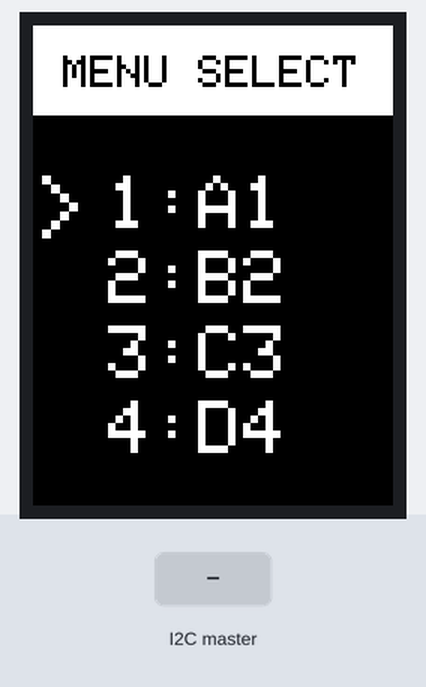
The sketch below on a simulated Arduino Uno, built for the host (arithmetic inside an expression is 32-bit, double 64-bit). Parts: 240×320 colour display. The inputs (shaded band) are chosen by the test bench. What the sketch prints to the serial monitor is not drawn.

Above: at 1.32 s.
1.5 s: the I2C master sends the byte 5
At 1.68 s:
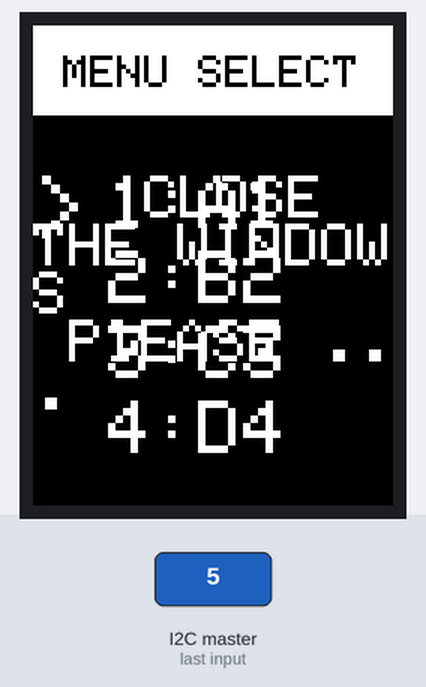
At 2.16 s:
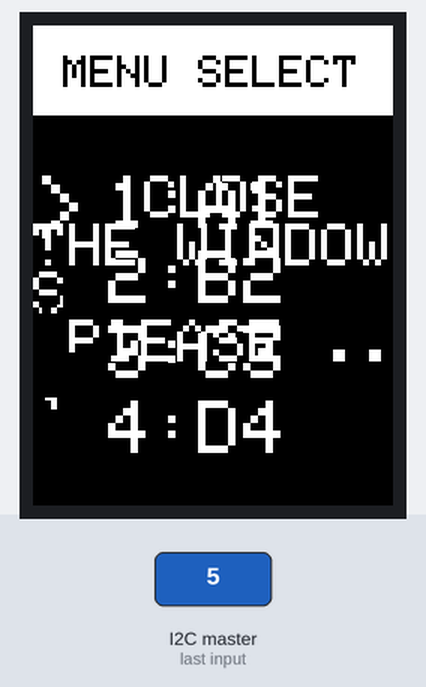

Measured:
- after the input at 1.5 s, the display: first changes after 0.07 s (image 1 shows a later state)

The sketch:

tft_slave.ino
```cpp
#include <MCUFRIEND_kbv.h>
#include <Adafruit_GFX.h> // Core graphics library

#include <Wire.h>

// Define Slave I2C Address
#define SLAVE_ADDR 9

// Define Slave answer size
#define ANSWERSIZE 1

// Define string with response to Master

#define LCD_RESET 1 // Can alternately just connect to Arduino's reset pin
#define LCD_CS A3 // Chip Select goes to Analog 3
#define LCD_CD A2 // Command/Data goes to Analog 2
#define LCD_WR A1 // LCD Write goes to Analog 1
#define LCD_RD A0 // LCD Read goes to Analog 0

// Assign human-readable names to some common 16-bit color values:
#define BLACK 0x0000
#define BLUE 0x001F
#define RED 0xF800
#define GREEN 0x07E0
#define CYAN 0x07FF
#define MAGENTA 0xF81F
#define YELLOW 0xFFE0
#define WHITE 0xFFFF

// resolution is around 300 * 280

MCUFRIEND_kbv tft;

int menu = 0;
String mode_sel_name[4] = {"A1","B2","C3","D4"};
int sel_arrow = 0;
String read_but = "";
bool warning = false;


void receiveEvent() {

  // Read while data received
  byte x;
  while (0 < Wire.available()) {
    x = Wire.read();
  }
  read_but = String(x);
  // Print to Serial Monitor
  Serial.println("Receive event");
  Serial.println("x : "+String(x));
  if(read_but == "5") warning = true;
}

void requestEvent() {

  // Setup byte variable in the correct size
  byte response[ANSWERSIZE];
  String answer = String(sel_arrow);
  // Format answer as array
  for (byte i=0;i<ANSWERSIZE;i++) {
     response[i] = (byte)answer.charAt(i);
  }

  // Send response back to Master
  Wire.write(response,sizeof(response));

  // Print to Serial Monitor
  Serial.println("Request event");
}


void clear_arrow() {
  for (int i = 100; i < 300; i+=50) {
    tft.setTextColor(BLACK);
    tft.setTextSize(6);
    tft.setCursor(0, i);
    tft.print(">");
  }
}

void displayWarning(){

  tft.setTextColor(WHITE);
  tft.setTextSize(4);
  tft.setCursor(50, 100);
  tft.println(" CLOSE THE WINDOWS");
  tft.println(" PlEASE ...");

}


void displayData() {
  if (menu == 0) {
    tft.reset();
    int16_t box_x = 0;
    int16_t box_y = 0;
    int16_t box_width = 300;
    int16_t box_height = 60;
    tft.fillRect(box_x, box_y, box_width, box_height, WHITE); // Draw a white rectangle
    tft.setTextColor(BLACK);
    tft.setTextSize(3);
    tft.setCursor(20, 20);
    tft.print("MENU SELECT");

    tft.setTextColor(WHITE);
    tft.setTextSize(5);
    tft.setCursor(50, 100);
    tft.print("1:" + mode_sel_name[0] + "");
    tft.setCursor(50, 150);
    tft.print("2:" + mode_sel_name[1] + "");
    tft.setCursor(50, 200);
    tft.print("3:" + mode_sel_name[2] + "");
    tft.setCursor(50, 250);
    tft.print("4:" + mode_sel_name[3] + "");
  }
  if(menu == 1){
    tft.setTextColor(WHITE);
    tft.setTextSize(6);
    tft.setCursor(1, 0);
    tft.print("Processing..");
  }

}

void sel_menu(){
  delay(60);
  Serial.print("sel_arrow : ");
  Serial.println(sel_arrow);
  if(menu == 0){
    tft.setTextColor(WHITE);
    tft.setTextSize(6);

    sel_arrow = sel_arrow % 300;
    if(sel_arrow == 0)sel_arrow = 100;

    tft.setCursor(0,sel_arrow);
    tft.print(">");

    if(read_but == "1" ){
      clear_arrow();
      sel_arrow += 50;
    }
    if(read_but == '2' ){
      if(sel_arrow == 100)sel_arrow =300;
      clear_arrow();
      sel_arrow -= 50;
    }
    if(read_but == '3'){
      clear_arrow();
      tft.reset();
      menu = 1;
    }
  }

  if(menu == 1){
    delay(100);
    if(read_but == '3' ){
      tft.reset();
      menu = 0;
    }
  }

}


void setup(void) {

  // Initialize I2C communications as Slave
  Wire.begin(SLAVE_ADDR);

  Serial.begin(9600);
  Serial.println(F("TFT LCD test"));

  tft.reset();

  uint16_t identifier = tft.readID();
  tft.begin(identifier);
  tft.fillScreen(BLACK);
  tft.setRotation(2);
  // tft.setTextColor(WHITE);
  // tft.setTextSize(6);
  // Set up Timer1 interrupt

}

void loop(void) {
  unsigned long start = micros();
  displayData();
  while(warning == false){
    //Function to run when data requested from master
    Wire.onRequest(requestEvent);
    //Function to run when data received from master
    Wire.onReceive(receiveEvent);
    sel_menu();
    Serial.println(read_but);
    delay(100);
    read_but = "0";
    clear_arrow();
  }
  if(warning == true){
    displayWarning();
    warning = false;
  }

}
```
